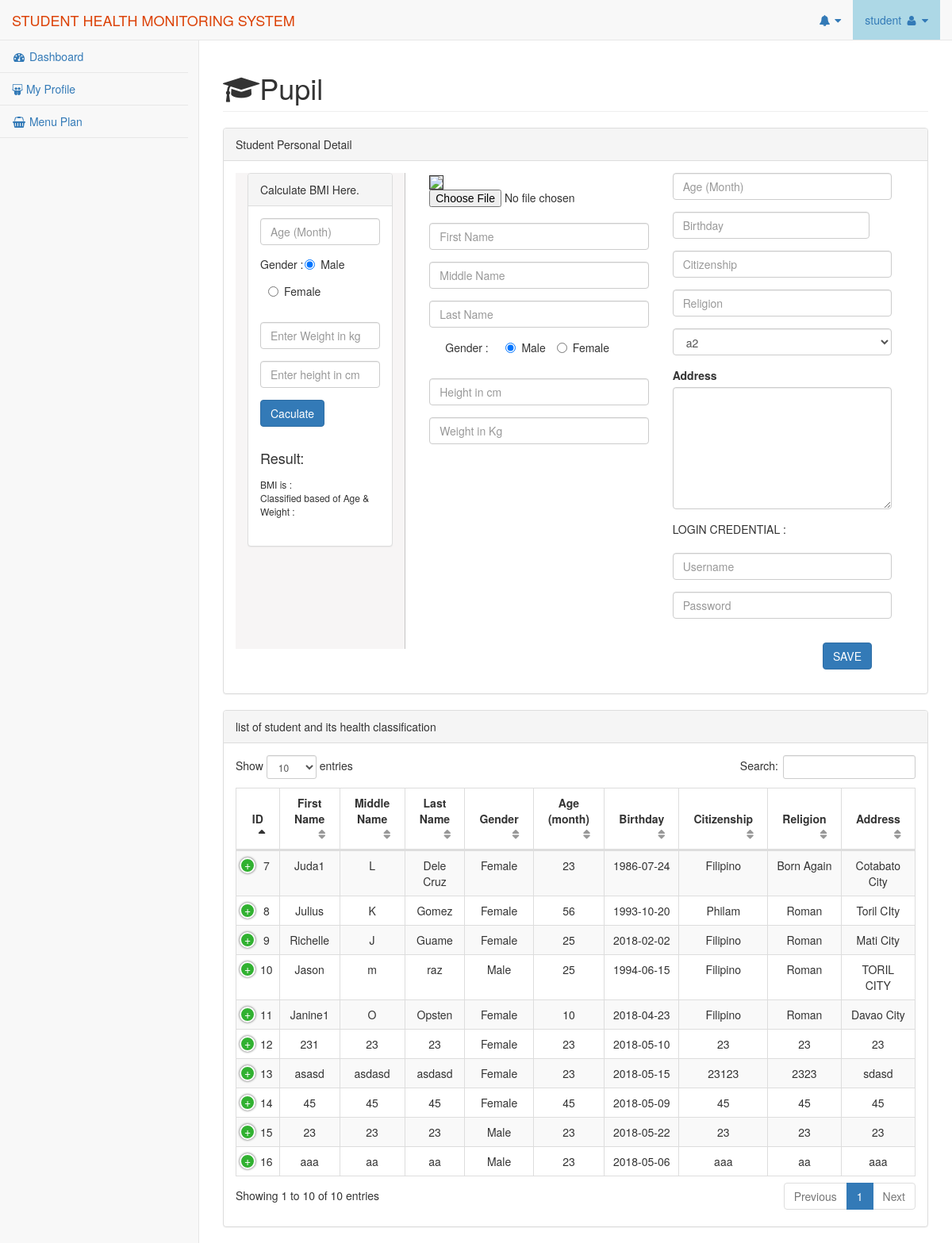
Page /pages/student.php (signed in) on the committed database.
### tables this page shows
CREATE TABLE IF NOT EXISTS `tbl_student` (
  `id` int(11) NOT NULL AUTO_INCREMENT,
  `firstname` varchar(100) NOT NULL,
  `middlename` varchar(100) NOT NULL,
  `lastname` varchar(100) NOT NULL,
  `gender` tinyint(2) NOT NULL,
  `age` int(11) NOT NULL,
  `birthday` date NOT NULL,
  `citizenship` varchar(100) NOT NULL,
  `religion` varchar(100) NOT NULL,
  `address` varchar(500) NOT NULL,
  `class_section_id` int(11) NOT NULL,
  `account_id` int(11) NOT NULL,
  `image_path` varchar(50) NOT NULL,
  `student_height` float NOT NULL,
  `student_weight` float NOT NULL,
  `deleted` tinyint(2) NOT NULL DEFAULT '0',
  PRIMARY KEY (`id`)
);

### pages/student.php (the view, shortened to what this page needs)
<?php
	include '../template/header.php';
?>
 <div id="page-wrapper">
        <div class="row">
            <div class="col-lg-12">
                <h1 class="page-header"> <i class="fa fa-mortar-board fa-fw"></i>Pupil</h1>
            </div>
        </div>
            <div class="row">
                <div class="col-lg-12">
                <div class="panel panel-default">
                    <div class="panel-heading">
                        Student Personal Detail
                    </div>
                    <div class="panel-body">
                        <div class="col-lg-3">
                            <div class="panel panel-default">
                              <div class="panel-heading">
                                Calculate BMI Here.
                              </div>
                              <div class="panel-body">
                               <div class="form-group">
                                 <input id="ageLeft" type="text" name="ageLeft" class="form-control" placeholder="Age (Month)" style="margin-bottom: 1em;">
                                <div class="form-group" >
                                <label class="radio-inline" style="margin-bottom: 1em;padding-left: 0;">Gender : &nbsp;</label>
                                <label class="radio-inline " style="margin-bottom: 1em;padding-left: 0;">
                                    <input type="radio" name="optionsRadioGenderLeft" id="optionsRadioMaleLeft" value="1" checked>Male
                                </label>
                                <label class="radio-inline" style="margin-bottom: 1em;">
                                    <input type="radio" name="optionsRadioGenderLeft" id="optionsRadioFemaleLeft" value="0">Female
                                </label>
                              </div>
                                <input id="entered-weight" type="text" name="student_weight" class="form-control" placeholder="Enter Weight in kg">
                                </div>
                                 <div class="form-group">
                                <input id="entered-height" type="text" name="student_height" class="form-control" placeholder="Enter height in cm">
                                </div>
                                <button class="btn btn-primary" onclick="javascript:calculateBMI();">Caculate</button>
                                <br><br/><h4>Result:</h4>
                               <span class="radio-inline col-3-span"> BMI is : <label id="result-bmi" class="radio-inline"></label></span><br/>
                                <span class="radio-inline col-3-span"> Classified based of Age & Weight :</span><br> <label id="result-classified" class="radio-inline"></label><br/>
                              </div>
                            </div>
                        </div>
                        <div class="col-lg-9">
                             <form action="student-process.php" method="POST" enctype="multipart/form-data">
                             <div class="col-lg-6">
                                <div class="img-box">
                                  <img id="student-img" src="./images/noimage.png" style="text-align: center;border:1px solid #333;">
                                     <input type="file" name="image"  id="image" />
                                </div>
                                <br/>
                                <div class="form-group">
                                    <input id="firstname" type="text" class="form-control" name="firstname" placeholder="First Name" required>
                               </div>
                               <div class="form-group">
                                <input  type="text" id="middlename" class="form-control" name="middlename" placeholder="Middle Name" required>
                               </div>
                              <div class="form-group">
                                <input  type="text" id="lastname" class="form-control" name="lastname" placeholder="Last Name" required>
                             </div>
                              <div class="form-group" >
                                <label class="radio-inline" style="margin-bottom: 1em;">Gender : &nbsp;</label>
                                <label class="radio-inline" style="margin-bottom: 1em;">
                                    <input type="radio" name="optionsRadioGender" id="optionsRadioMale" value="1" checked>Male
                                </label>
                                <label class="radio-inline" style="margin-bottom: 1em;">
                                    <input type="radio" name="optionsRadioGender" id="optionsRadioFemale" value="0">Female
                                </label>
                              </div>
                               <div class="form-group">
                                <input type="text" name="student_height" class="form-control" placeholder="Height in cm">
                              </div>
                               <div class="form-group">
                                <input type="text" name="student_weight" class="form-control" placeholder="Weight in Kg">
                              </div>
                            </div>
                            <div class="col-lg-6">
                             <div class="form-group">
                                <input  type="text" id="age" class="form-control" name="age" placeholder="Age (Month)" required>
                              </div>
                               <div class="form-group" style="width: 90%;">
                                 <div id="datetimepicker" class="input-append date">
                                 <input  type="text" id="birthday" class="form-control" name="birthday" placeholder="Birthday" required>
                                 </div>
                                </div>
                                <div class="form-group">
                                    <input  type="text" id="citizenship" class="form-control" name="citizenship" placeholder="Citizenship" required>
                                </div>
                                 <div class="form-group">
                                    <input  type="text" id="religion" class="form-control" name="religion" placeholder="Religion" required>
                                </div>
                                 <div class="form-group">
                                  <select class="form-control" name="classsection">
                                 <?php
                                  $sql_section = "SELECT * FROM tbl_section";
                                  $result_section = mysqli_query($mysqli,$sql_section);
                                        if (mysqli_num_rows($result_section) > 0) {
                                            while($row_section = mysqli_fetch_assoc($result_section)) {
                                              echo '<option value="'.$row_section['id'].'">'.$row_section['section'].'</option>';
                                            }
                                        }
                                 ?>
                                   </select>
                                 </div>
                                 <div class="form-group">
                                    <label>Address</label>
                                    <textarea name="address" id="address" class="form-control" rows="7"></textarea>
                                 </div>
                                  <div id="logincredential">
                                    LOGIN CREDENTIAL : <br><br/>
                                    <div class="form-group">
                                       <input  type="text" class="form-control" id="username" name="username" placeholder="Username" required>
                                      </div>
                                     <div class="form-group">
                                     <input  type="text" class="form-control" id="password" name="password" placeholder="Password" required>
                                    </div>
                                  </div>
                               <div class="panel-body">
                                  <input id="btnSaveStudent" type="submit" name="submitSave"  class="btn btn-primary mybtn" value="SAVE" style="float:right; margin-right: 10px;">
                                </div>
                            </div>
                             </form>
                        </div>
                    </div>
                </div>
                    <div class="panel panel-default">
                        <div class="panel-heading">
                            list of student and its health classification
                        </div>
                        <div class="panel-body">
                            <table width="100%" class="table table-striped table-bordered table-hover" id="dataTables-example">
                                <thead>
                                    <tr>
                                         <th>ID</th>
                                        <th>First Name</th>
                                        <th>Middle Name</th>
                                        <th>Last Name</th>
                                        <th>Gender</th>
                                        <th>Age<br>(month)</th>
                                        <th>Birthday</th>
                                        <th>Citizenship</th>
                                        <th>Religion</th>
                                        <th>Address</th>
                                    </tr>
                                </thead>
                                <tbody>
                                    <?php
                                    $sql = "SELECT tbl_student.id,  `firstname` ,  `middlename` ,  `lastname` ,  `gender` ,  `age` ,  `birthday` ,  `citizenship` ,  `religion` ,  `address` ,  tbl_section.section tssection , `account_id` ,  `image_path` , username, password FROM  `tbl_student` INNER JOIN tbl_account ON tbl_student.account_id = tbl_account.id INNER JOIN tbl_section on tbl_student.class_section_id=tbl_section.id WHERE tbl_student.deleted =0";
                                    $result = mysqli_query($mysqli,$sql);
                                    if (mysqli_num_rows($result) > 0) {
                                        while($row = mysqli_fetch_assoc($result)) {
                                          $gender="";
                                        if($row['gender']==1){
                                          $gender="Male";
                                        }else{
                                          $gender="Female";
                                        }
                                            echo '<tr onclick="javascript:showStudentModal(this);">';
                                               echo '<td>'.$row['id'].'</td>';
                                              echo '<td>'.$row['firstname'].'</td>';
                                              echo '<td>'.$row['middlename'].'</td>';
                                              echo '<td>'.$row['lastname'].'</td>';
                                              echo '<td>'.$gender.'</td>';
                                              echo '<td>'.$row['age'].'</td>';
                                              echo '<td>'.$row['birthday'].'</td>';
                                              echo '<td>'.$row['citizenship'].'</td>';
                                              echo '<td>'.$row['religion'].'</td>';
                                              echo '<td>'.$row['address'].'</td>';
                                              echo "</tr>";
                                        }
                                    }
                                  ?>
                                </tbody>
                            </table>
                        </div>
                    </div>
                </div>
            </div>
 </div>
<?php
	include '../template/footer.php';
?>

### template/header.php (style rules this page uses)
select, textarea, input[type="text"], input[type="password"], input[type="datetime"], input[type="datetime-local"], input[type="date"], input[type="month"], input[type="time"], input[type="week"], input[type="number"], input[type="email"], input[type="url"], input[type="search"], input[type="tel"], input[type="color"], .uneditable-input { min-height: 30px !important; margin-bottom: 0; }

### pages/student.php (style rules this page uses)
.table thead tr th,.table tbody tr td { text-align: center; }
.col-lg-3 { border-right: 1px solid rgba(0,0,0,0.2); height: 600px; background: #f7f5f5; }
.col-3-span { font-size: 12px; padding-left: 0 !important; margin-left: 0 !important; }

### rows in the picture
tbl_student: id "7", firstname "Juda1", middlename "L", lastname "Dele Cruz", gender "Female", age "23", birthday "1986-07-24", citizenship "Filipino", religion "Born Again", address "Cotabato City"
tbl_student: id "8", firstname "Julius", middlename "K", lastname "Gomez", gender "Female", age "56", birthday "1993-10-20", citizenship "Philam", religion "Roman", address "Toril CIty"
tbl_student: id "9", firstname "Richelle", middlename "J", lastname "Guame", gender "Female", age "25", birthday "2018-02-02", citizenship "Filipino", religion "Roman", address "Mati City"
tbl_student: id "10", firstname "Jason", middlename "m", lastname "raz", gender "Male", age "25", birthday "1994-06-15", citizenship "Filipino", religion "Roman", address "TORIL CITY"
tbl_student: id "11", firstname "Janine1", middlename "O", lastname "Opsten", gender "Female", age "10", birthday "2018-04-23", citizenship "Filipino", religion "Roman", address "Davao City"
tbl_student: id "12", firstname "231", middlename "23", lastname "23", gender "Female", age "23", birthday "2018-05-10", citizenship "23", religion "23", address "23"
tbl_student: id "13", firstname "asasd", middlename "asdasd", lastname "asdasd", gender "Female", age "23", birthday "2018-05-15", citizenship "23123", religion "2323", address "sdasd"
tbl_student: id "14", firstname "45", middlename "45", lastname "45", gender "Female", age "45", birthday "2018-05-09", citizenship "45", religion "45", address "45"
tbl_student: id "15", firstname "23", middlename "23", lastname "23", gender "Male", age "23", birthday "2018-05-22", citizenship "23", religion "23", address "23"
tbl_student: id "16", firstname "aaa", middlename "aa", lastname "aa", gender "Male", age "23", birthday "2018-05-06", citizenship "aaa", religion "aa", address "aaa"

### other values in the picture
$name_User "student"
form field classsection "a2"
